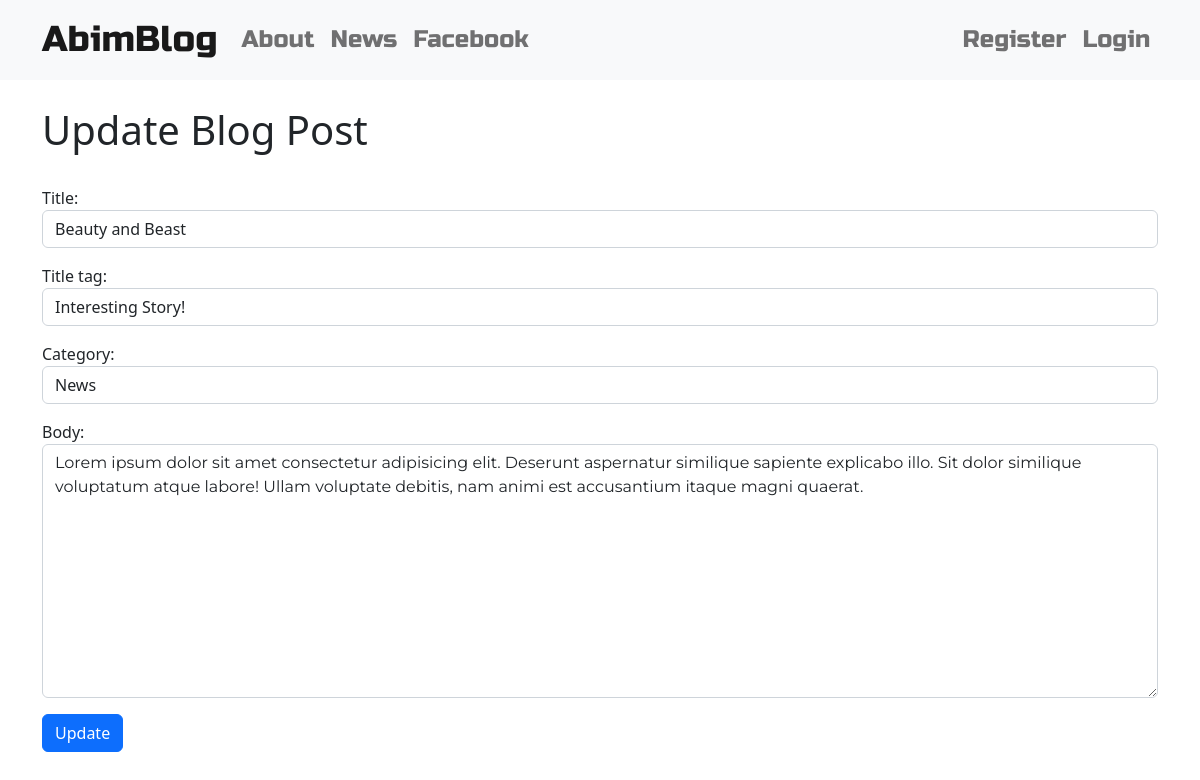
The page /post/update/2/ on the database its author committed.
### blog/models.py (models this page shows, shortened)
class Post(models.Model):
    title = models.CharField(max_length=200)
    title_tag = models.CharField(max_length=200)
    author = models.ForeignKey(User, on_delete=models.CASCADE)
    body = models.TextField()
    category = models.CharField(max_length=200, default='Uncategorized')
    created = models.DateTimeField(auto_now_add=True)
    pub_date = models.DateTimeField(null=True, blank=True)
    updated = models.DateTimeField(auto_now=True)

### blog/views.py (the view)
# urls.py: path('post/update/<int:pk>/', views.PostUpdateView.as_view(), name='edit-post'),
class PostUpdateView(UpdateView):
    model = Post
    form_class  = EditForm
    template_name = 'blog/update_post.html'

### blog/forms.py
class EditForm(forms.ModelForm):
    class Meta:
        model = Post
        fields = ('title', 'title_tag', 'category', 'body')
        widgets = {
            'title':forms.TextInput(attrs={'class':'form-control'}),
            'title_tag':forms.TextInput(attrs={'class':'form-control'}),
            'category':forms.Select({'class':'form-control'}, choices=choice_list),
            'body':forms.Textarea(attrs={'class':'form-control editable medium-editor-textarea postcontent'}),
        }

### blog/templates/blog/update_post.html (shortened to what this page needs)
{% extends 'base.html' %}
{% block content %}
<div>
    <h1 class="pt-3">Update Blog Post</h1>
    <br>
<div class="form-group editable post-form">
    <form method="post" action="">
        {{ form.as_p }}
        <button class="btn btn-primary" type="submit">Update</button>
    </form>
</div>
</div>
{% endblock %}

### blog/static/blog/css/style.css (style rules this page uses)
.postcontent { font-family: 'Montserrat'; font-size: 1em; }
.loader { filter:hue-rotate(0deg); color:linear-gradient(45deg,#0f8,#08f); animation:hue 10000ms infinite linear; }

### rows shown on the page
Post: title "Beauty and Beast", title_tag "Interesting Story!", category "News", body "Lorem ipsum dolor sit amet consectetur adipisicing elit. Deserunt aspernatur similique sapiente explicabo illo. Sit dolor similique voluptatum atque labore! Ullam voluptate debitis, nam animi est accusantium itaque magni quaerat."
